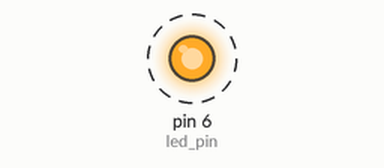
A sketch run on a simulated Arduino Uno, built with avr-gcc and run on an emulated ATmega328P. Shown: output pins drawn as LEDs (lit = HIGH). Dashed ring = blinking.

Above: at 0.2 s.
Timing chart, 0 to 3.0 s (numbered marks = the images above):
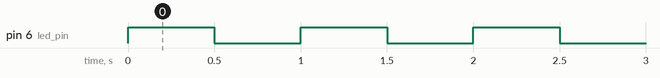

The sketch:

Transistor_AsSwitches.ino
```cpp
const int led_pin = 6;

void setup() {
  pinMode(led_pin, OUTPUT);
}

void loop() {
  digitalWrite(led_pin, HIGH);
  delay(500);
  digitalWrite(led_pin, LOW);
  delay(500);
}
```

Measured:
- by itself, pin 6 (led_pin): alternates HIGH for 0.50 s and LOW for 0.50 s
